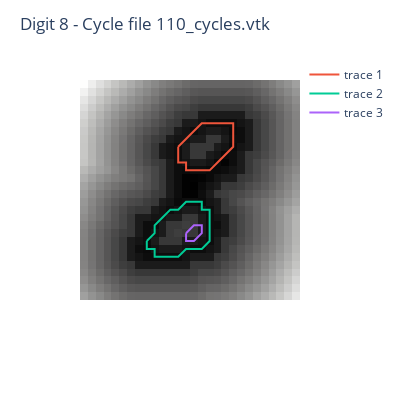

The notebook cell this image was saved under:
### Markdown cell above
or over the filtration that originated the cycles.

### Code cell
digitPrefix = "8/110"
pngFile = os.path.join(IMG_DIR, digitPrefix+".png")
im = io.imread(pngFile)

inside = im > 0
outside = im <= 0

im1 = ndimage.morphology.distance_transform_edt(inside)
im2 = ndimage.morphology.distance_transform_edt(outside)

imf = im2-im1
imf = (imf - np.min(imf))/np.ptp(imf)

cycleFile = os.path.join(VTK_DIR, digitPrefix+"_cycles.vtk")
iplot(visualizeCycles(imf, cycleFile))

### Figure 1 — Plotly figure (JSON) as saved in the notebook; plotly's stock layout.template omitted (floating-point values rounded to 4 significant figures; data arrays with more than 128 entries replaced by an {"elided": "..."} marker saying what was removed)
{"data": [{"coloraxis": "coloraxis", "hovertemplate": "x: %{x}<br>y: %{y}<br>color: %{z}<extra></extra>", "name": "0", "type": "heatmap", "xaxis": "x", "yaxis": "y", "z": {"elided": "28x28 float values"}}, {"mode": "lines", "type": "scatter", "x": [12, 12, 12, 13, 13, 14, 15, 16, 17, 18, 19, 19, 19, 19, 18, 17, 16, 15, 14, 13, 12], "y": [8, 9, 10, 10, 11, 11, 11, 11, 10, 9, 8, 7, 6, 5, 5, 5, 5, 5, 6, 7, 8]}, {"mode": "lines", "type": "scatter", "x": [8, 8, 9, 9, 10, 11, 12, 13, 14, 15, 16, 16, 16, 16, 16, 15, 15, 14, 13, 12, 11, 10, 9, 9, 8], "y": [20, 21, 21, 22, 22, 22, 22, 21, 21, 21, 20, 19, 18, 17, 16, 16, 15, 15, 15, 16, 16, 17, 18, 19, 20]}, {"mode": "lines", "type": "scatter", "x": [13, 13, 14, 15, 15, 14, 13], "y": [19, 20, 20, 19, 18, 18, 19]}], "layout": {"coloraxis": {"colorscale": [[0, "rgb(0, 0, 0)"], [0.09091, "rgb(16, 16, 16)"], [0.1818, "rgb(38, 38, 38)"], [0.2727, "rgb(59, 59, 59)"], [0.3636, "rgb(81, 80, 80)"], [0.4545, "rgb(102, 101, 101)"], [0.5455, "rgb(124, 123, 122)"], [0.6364, "rgb(146, 146, 145)"], [0.7273, "rgb(171, 171, 170)"], [0.8182, "rgb(197, 197, 195)"], [0.9091, "rgb(224, 224, 223)"], [1, "rgb(254, 254, 253)"]], "showscale": false}, "height": 400, "margin": {"t": 60}, "title": {"text": "Digit 8 - Cycle file 110_cycles.vtk"}, "width": 400, "xaxis": {"anchor": "y", "constrain": "domain", "domain": [0, 1], "scaleanchor": "y", "showticklabels": false}, "yaxis": {"anchor": "x", "autorange": "reversed", "constrain": "domain", "domain": [0, 1], "showticklabels": false}}}
